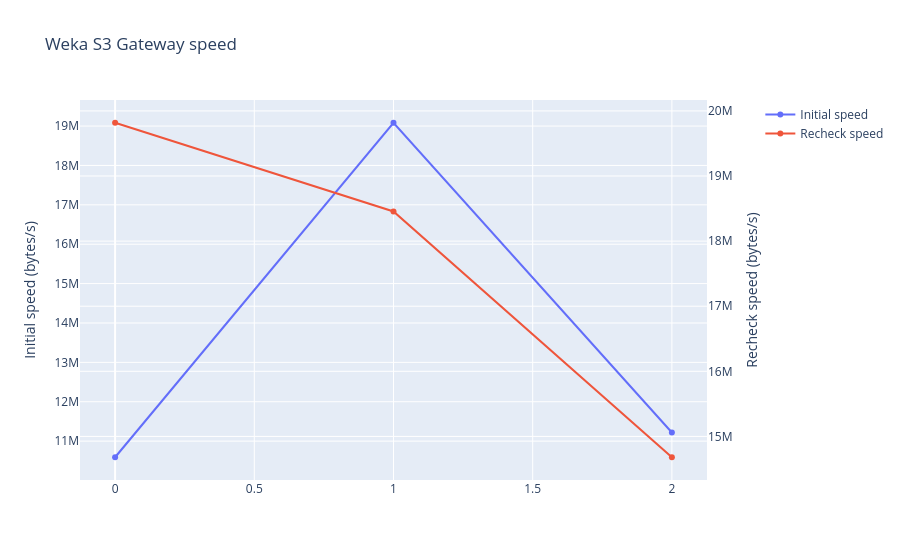

Here is the notebook cell this chart was saved with:
### Code cell
# Build a list of ResultMaps from all the files
res: list[ResultMap] = []
for fn in input_files:
    rms=load_results_from_json(fn)
    res.extend(rms)

for result_map in res:
    print(result_map)
    plot_result(result_map)

### Figure 1 — Plotly figure (JSON) as saved in the notebook; plotly's stock layout.template omitted (floating-point values rounded to 4 significant figures)
{"data": [{"name": "Initial speed", "type": "scatter", "x": [0, 1, 2], "xaxis": "x", "y": [10590000.0, 19080000.0, 11220000.0], "yaxis": "y"}, {"name": "Recheck speed", "type": "scatter", "x": [0, 1, 2], "xaxis": "x", "y": [19820000.0, 18450000.0, 14680000.0], "yaxis": "y2"}], "layout": {"title": {"text": "Weka S3 Gateway speed"}, "xaxis": {"anchor": "y", "domain": [0, 0.94]}, "yaxis": {"anchor": "x", "domain": [0, 1], "title": {"text": "Initial speed (bytes/s)"}}, "yaxis2": {"anchor": "x", "overlaying": "y", "side": "right", "title": {"text": "Recheck speed (bytes/s)"}}}}
